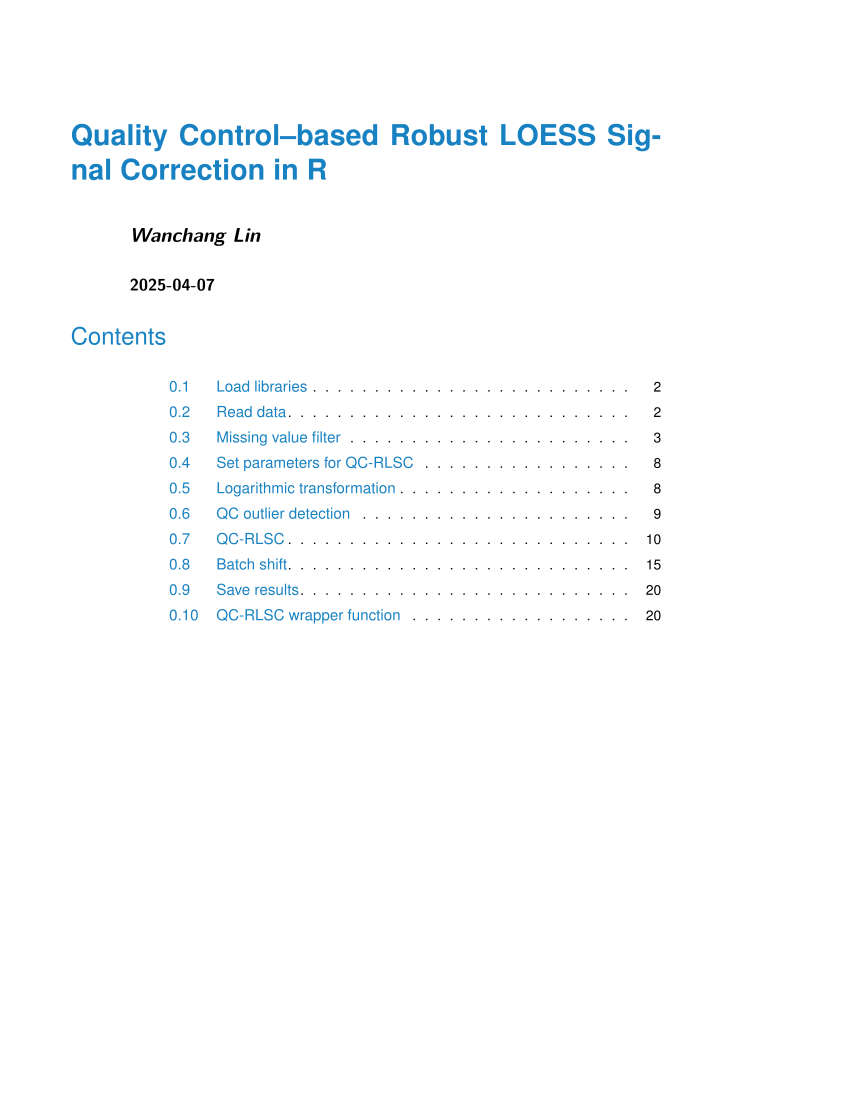

The script that drew this image:
#' ---
#' title: "Quality Control–based Robust LOESS Signal Correction in R"
#' author: "Wanchang Lin"
#' date: "`r Sys.Date()`"
#' output:
#'   BiocStyle::html_document:
#'     toc_depth: 3
#'     number_section: false
#'     toc_float: false
#'   BiocStyle::pdf_document:
#'     keep_tex: true
#'     toc: true
#'     toc_depth: 3
#'     number_section: false
#'     citation_package: natbib
#'     latex_engine: xelatex
#' always_allow_html: true
#' geometry: margin=1in
#' fontsize: 11pt
#' ---

#' <!--
#' # Test code for QC-RLSC
#' > wl-28-03-2025, Fri: Rscript -e 'knitr::spin("qcrlscR_vig.R")'
#' > wl-31-03-2025, Mon: get html and pdf:
#' >   Rscript -e "rmarkdown::render('qcrlscR_vig.R', BiocStyle::html_document())"
#' >   Rscript -e "rmarkdown::render('qcrlscR_vig.R', BiocStyle::pdf_document())"
#' -->

#+ common, include=F
rm(list = ls(all = TRUE))
options(help_type = "html")
library(knitr)
opts_chunk$set(
  collapse = TRUE,
  cache = TRUE,
  comment = "#>",
  messages = FALSE,
  warning = FALSE,
  tidy = FALSE,
  fig.align = "center",
  fig.width = 10,
  fig.height = 10,
  # dev = "png",
  # dpi = 100,
  # fig.margin = TRUE,
  # fig.asp = 0.618,  # 1 / phi
  # fig.keep = "none",
  # fig.path = "figure",
  fig.show = "hold"
)

## ---- Load libraries ----
#' ## Load libraries

#' R package `mt` is used to plot PCA, PLS and LDA plots to assess
#' performance of signal correction implemented in R package `qcrlscR`. R
#' package `tityverse` fulfils some data crunch operations and `tictoc`
#' records the running time, especially for the optimisation of LOESS. All
#' of these packages are available in the CRAN package repository.  

#+ message=F
pkgs <- c("qcrlscR", "mt", "tidyverse", "tictoc")
## install.packages(pkgs)
invisible(lapply(pkgs, library, character.only = TRUE))

## ---- Read data ----
#' ## Read data

#' The data `man_qc` in package `qcrlscR` is a list of two data frames,
#' `data` and `meta`. 
names(man_qc)
t(sapply(man_qc, dim))

#' Get meta and data matrix:
meta <- man_qc$meta
data <- man_qc$data %>%
  mutate_if(is.character, as.numeric)

#' Extract group information of batch and sample types from meta:
names(meta)
cls.qc <- factor(meta$sample_type)
table(cls.qc)

cls.bl <- factor(meta$batch)
table(cls.bl)

## ---- Missing value filter ----
#' ## Missing value filter

#' Before signal correction, the data should be checked based on the missing
#' values rate and filtered if the rate is higher than the threshold, such
#' as 20%.
#'
#' Check missing value rates:
tail(sort(mv.perc(data)), 20)

#' Filter data matrix based on missing values rate:
filter_qc <- FALSE      # filter on qc missing values or all missing values
thres <- 0.15           # threshold for filtering

if (filter_qc) {      # filter using all missing values
  ret <- mv.filter(data, thres = thres)
} else {              # filter using qc missing values
  ret <- mv.filter.qc(data, cls.qc, thres = thres)
}

#' Update data matrix after filtering:
dat <- ret$dat

#' Missing value imputation is not required in `qcrlscR` but visualisation
#' of a data matrix, like PCA and LDA plots, does not allow the missing
#' values. Here the missing value filling is used to data screening before
#' and after signal correction.
#'
#' `mv.fill` in R package `mt` is used here for missing value imputation.
#' It should be noted that there are a lot of R package available for such
#' purpose in CRAN repository.
dat_fill  <- dat %>% mv.fill(method = "median", ze_ne = T) %>% as_tibble()

#' Two categories methods, unsupervised method, PCA, and supervised methods,
#' PLS and PCA-LDA, are used for data screening before and after signal
#' correction.
#'
#' PCA plot for sample types:
pcaplot(dat_fill, cls.qc, pcs = c(2, 1), ep = 1)

#' PCA plot for batches:
pcaplot(dat_fill, cls.bl, pcs = c(2, 1), ep = 1)

#' LDA plot for batches:
plot(pcalda(dat_fill, cls.bl))

#' LDA plot of batches: LD1 vs LD2 (only for batch groups larger than 2)
plot(pcalda(dat_fill, cls.bl), dimen = c(1:2), ep = 2)

#' PLS plot of batches: LC1 vs LC2
plot(plslda(dat_fill, cls.bl), dimen = c(1:2), ep = 2)

## ---- Set parameters for QC-RLSC ----
#' ## Set parameters for QC-RLSC

#' Some parameters for signal correction:
log10 <- T            # log 10 transform data or not
outl <- T             # outlier detect in qc samples or not
intra <- F            # signal correction within batch or not
method <- "subtract"  # two methods: "subtract", "divide"
opti <- T             # optimise smooth parameter  or not
shift <- T            # batch shift or not

## ---- Logarithmic transformation ----
#' ## Logarithmic transformation

#' Log transformation or not:
if (log10) {
  dat[dat == 0] <- NA
  dat <- log10(dat)
}

## ---- QC outlier detection ----
#' ## QC outlier detection

#' Outlier detection based on QC or not:
if (outl) {
  dat <- sapply(dat, function(x) { #' x <- dat[, 6, drop = T]
    qc_ind <- grepl("qc", cls.qc, ignore.case =  TRUE, perl = TRUE)
    ## get median of qc data
    qc_dat <- x[qc_ind]
    qc_median <- median(qc_dat, na.rm = TRUE)
    ## assign other data as NA for QC outlier detection
    tmp <- x
    tmp[!qc_ind] <- NA
    ## QC outlier detection
    out_ind <- outl.det.u(tmp)
    ## assign outlier as qc median
    x[out_ind] <- qc_median
    return(x)
  }) %>% as_tibble()
}
dat

#' User can outlier detection methods provided by other R packages.
#' Here `qcrlscR` only implements a simple univariate method, and detected
#' outliers are replaced with the median values of QC data points.

## ---- QC-RLSC ----
#' ## QC-RLSC

#' Perform qc-rlsc within each batch or not (intra batch or inter batch):
tic()
if (!intra) {
  res <- qc.rlsc(dat, cls.qc, method = method, opti = opti)
} else { # do signal correction inside each batch
  res <- lapply(levels(cls.bl), function(x) {
    idx <- cls.bl %in% x
    tmp <- qc.rlsc(dat[idx,], cls.qc[idx], method = method, opti = opti)
  })
  res <- bind_rows(res)
}
toc()

#' `qcrlscR` can optimise smoothing span in a range of 0.05 and 0.95,
#' controlled by a binary option `opti` in function `qc.rlsc` and
#' `qc.rlsc.wrap`.
#'
#' Data visualisation after signal correction:
res_fill  <- res %>% mv.fill(method = "median", ze_ne = T) %>% as_tibble()

#' PCA plot for sample types:
pcaplot(res_fill, cls.qc, pcs = c(2, 1), ep = 1)

#' PCA plot for batches:
pcaplot(res_fill, cls.bl, pcs = c(2, 1), ep = 1)

#' LDA plot for batches:
plot(pcalda(res_fill, cls.bl))

#' LDA plot of batches: LD1 vs LD2 (only for batch groups larger than 2)
plot(pcalda(res_fill, cls.bl), dimen = c(1:2), ep = 2)

#' PLS plot of batches: LC1 vs LC2 
plot(plslda(res_fill, cls.bl), dimen = c(1:2), ep = 2)

## ---- Batch shift ----
#' ## Batch shift

#' If the batch effects are still in the data set, a straightforward batch
#' shifting method can be applied:
if (shift) {
  res <- batch.shift(res, cls.bl, overall_average = T) %>% as_tibble()
}

#' Data visualisation after batch shift:
res_fill  <- res %>% mv.fill(method = "median", ze_ne = T) %>% as_tibble()

#' PCA plot for sample types:
pcaplot(res_fill, cls.qc, pcs = c(2, 1), ep = 1)

#' PCA plot for batches:
pcaplot(res_fill, cls.bl, pcs = c(2, 1), ep = 1)

#' LDA plot for batches:
plot(pcalda(res_fill, cls.bl))

#' LDA plot of batches: LD1 vs LD2 (only for batch groups larger than 2)
plot(pcalda(res_fill, cls.bl), dimen = c(1:2), ep = 2)

#' PLS plot of batches: LC1 vs LC2
plot(plslda(res_fill, cls.bl), dimen = c(1:2), ep = 2)

## ---- Save results ----
#' ## Save results

#' Inverse log10 transformation:
if (log10) {
  res <- 10^res %>% as_tibble()
}

#+ qcrlsc_save, eval=F, include=T
tmp <- list(data =  res, meta = meta)
write.xlsx(tmp, file = here::here("data", paste0(FILE, "_res.xlsx")),
           asTable = F, overwrite = T, rowNames = F, colNames = T)

## ---- QC-RLSC wrapper function ----
#' ## QC-RLSC wrapper function

#' User can use wrapper function `qc.rlsc.wrap` directly with options of
#' intra or inter batch signal correction, optimisation of span, log
#' transformation and batch shifting.
#+ qcrlsc_save_1, eval=F, include=T
res <- qc.rlsc.wrap(dat, cls.qc, cls.bl, method, intra, opti, log10, outl,
                    shift) tmp <- list(data =  res, meta = meta)
write.xlsx(tmp, file = here::here("data", paste0(FILE, "_res.xlsx")),
           asTable = F, overwrite = T, rowNames = F, colNames = T)
